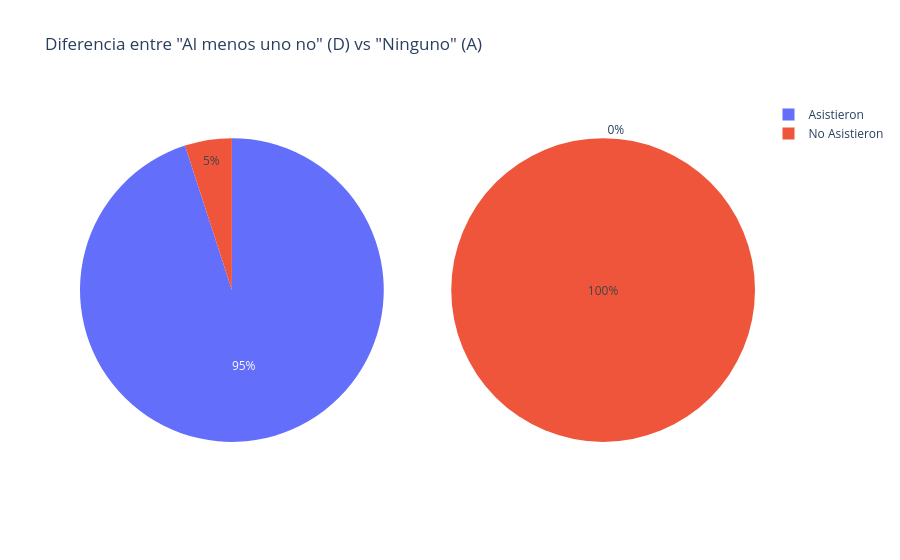

This figure's notebook cell:
### Markdown cell above
### Gráfico Interactivo de Cuantificadores (Plotly)
Podemos visualizar la diferencia entre "Ninguno" (opción a) y "Al menos uno no" (opción d).

### Code cell
import plotly.graph_objects as go

labels = ['Asistieron', 'No Asistieron']
# Escenario para "No todos asistieron" (mínimo uno no asistió)
values_d = [95, 5] 
# Escenario para "Todos no asistieron" (Opción A - Incorrecta)
values_a = [0, 100]

fig = go.Figure()
fig.add_trace(go.Pie(labels=labels, values=values_d, name="Opción D", domain={'x': [0, 0.45]}))
fig.add_trace(go.Pie(labels=labels, values=values_a, name="Opción A", domain={'x': [0.55, 1]}))

fig.update_layout(title_text='Diferencia entre "Al menos uno no" (D) vs "Ninguno" (A)')
fig.show()

### Figure 1 — Plotly figure (JSON) as saved in the notebook; plotly's stock layout.template omitted (floating-point values rounded to 4 significant figures)
{"data": [{"domain": {"x": [0, 0.45]}, "labels": ["Asistieron", "No Asistieron"], "name": "Opción D", "type": "pie", "values": [95, 5]}, {"domain": {"x": [0.55, 1]}, "labels": ["Asistieron", "No Asistieron"], "name": "Opción A", "type": "pie", "values": [0, 100]}], "layout": {"title": {"text": "Diferencia entre \"Al menos uno no\" (D) vs \"Ninguno\" (A)"}}}
